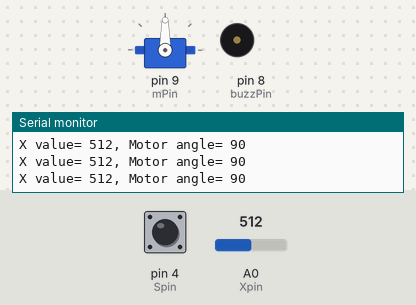
Bench run of a sketch on a simulated Arduino Uno, built with avr-gcc and run on an emulated ATmega328P. Shown: servo, buzzer (waves = sounding, pin HIGH), the last lines printed to the serial monitor. The inputs (shaded band) are chosen by the test bench; at power-on: A0 (Xpin) = 512, pin 4 (Spin) HIGH.

Above: at 1.3 s.
1.4 s: A0 (Xpin) set to 7
At 2.2 s:
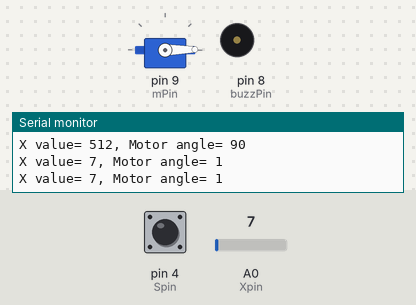
3.0 s: A0 (Xpin) set to 4
At 3.8 s:
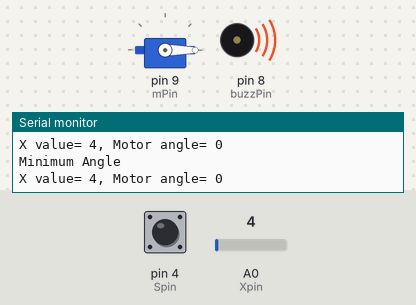
5.0 s: A0 (Xpin) set to 1023
At 6.7 s:
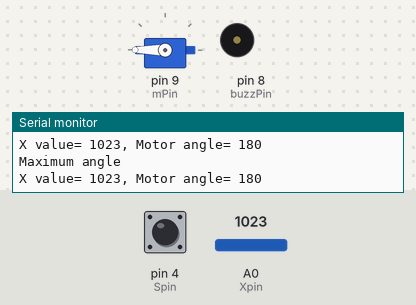
7.0 s: A0 (Xpin) set to 1011
At 8.0 s:
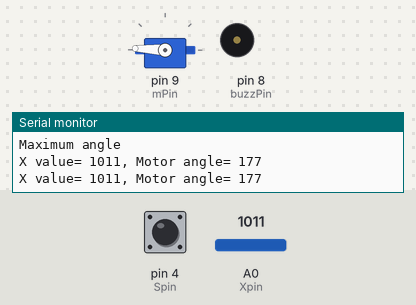
8.5 s: A0 (Xpin) set to 900
At 9.2 s:
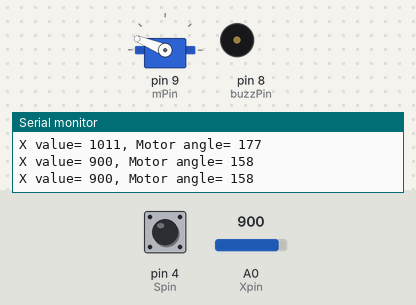
10.0 s: A0 (Xpin) set to 0
At 10.8 s:
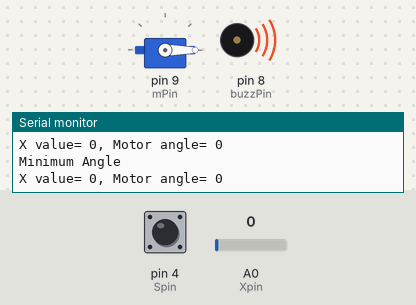
Timing chart, 0 to 13.0 s (numbered marks = the images above; inputs shaded):
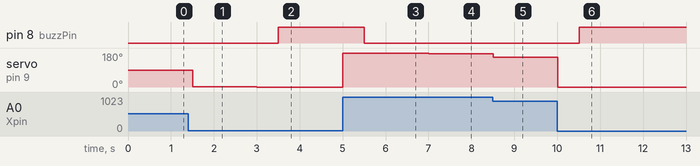

Measured:
- the behaviour switches between 6 and 5 on A0 (Xpin) (found by bisection; images 1 and 2)
- after the input at 1.4 s, servo on pin 9 (mPin): 90° → 1° after 0.10 s
- after the input at 3.0 s, pin 8 (buzzPin): LOW → HIGH after 0.50 s; servo on pin 9 (mPin): 1° → 0° at once
- after the input at 5.0 s, pin 8 (buzzPin): HIGH → LOW after 0.51 s; servo on pin 9 (mPin): 0° → 180° at once
- after the input at 7.0 s, servo on pin 9 (mPin): 180° → 177° at once
- after the input at 8.5 s, servo on pin 9 (mPin): 177° → 158° at once
- after the input at 10.0 s, pin 8 (buzzPin): LOW → HIGH after 0.52 s; servo on pin 9 (mPin): 158° → 0° at once

The sketch:

motor.ino
```cpp
#include <Servo.h>
Servo Xservo;
int mPin=9;
int buzzPin=8;
int Xpin=A0;
int Ypin=A1;
int Spin=4;
int Sval;
int Xval;
int Yval;
int mAngle;
int dt=500;

void setup() {
  // put your setup code here, to run once:
  pinMode(mPin,OUTPUT);
  pinMode(buzzPin,OUTPUT);
  pinMode(Xpin,INPUT);
  pinMode(Ypin,INPUT);
  pinMode(Spin,INPUT);
  Serial.begin(9600);
  digitalWrite(Spin,HIGH);
  Xservo.attach(mPin);

}

void loop() {
  // put your main code here, to run repeatedly:
  Xval=analogRead(Xpin);
  //Yval=analogRead(Ypin);
  mAngle=(180./1023)*Xval;
  Sval=digitalRead(Spin);
  Serial.print("X value= ");
  Serial.print(Xval);
  Serial.print(",");
  Serial.print(" Motor angle= ");
  Serial.println(mAngle);
  Xservo.write(mAngle);
  delay(dt);
  if(mAngle==180){

    Serial.println("Maximum angle");
    digitalWrite(buzzPin,HIGH);
    delayMicroseconds(2);
    digitalWrite(buzzPin,LOW);
    delayMicroseconds(2);

  }
  if(mAngle==0){
    Serial.println("Minimum Angle");
    digitalWrite(buzzPin,HIGH);
  }
  else{
    digitalWrite(buzzPin,LOW);
  }

  //Serial.print(",");
  //Serial.print("Switch value= ");
  //Serial.println(Sval);


}
```
